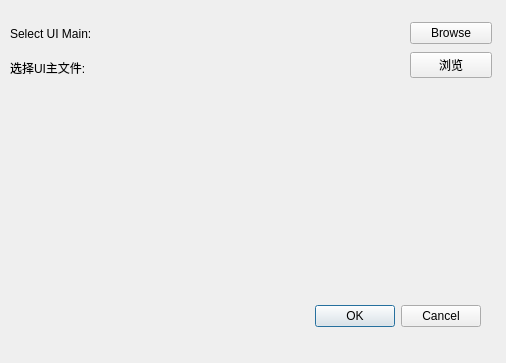
<?xml version="1.0" encoding="UTF-8"?>
<ui version="4.0">
 <class>ICUISelector</class>
 <widget class="QDialog" name="ICUISelector">
  <property name="geometry">
   <rect>
    <x>0</x>
    <y>0</y>
    <width>506</width>
    <height>363</height>
   </rect>
  </property>
  <property name="windowTitle">
   <string>Dialog</string>
  </property>
  <widget class="QDialogButtonBox" name="buttonBox">
   <property name="geometry">
    <rect>
     <x>140</x>
     <y>300</y>
     <width>341</width>
     <height>32</height>
    </rect>
   </property>
   <property name="orientation">
    <enum>Qt::Horizontal</enum>
   </property>
   <property name="standardButtons">
    <set>QDialogButtonBox::Cancel|QDialogButtonBox::Ok</set>
   </property>
  </widget>
  <widget class="QWidget" name="">
   <property name="geometry">
    <rect>
     <x>10</x>
     <y>20</y>
     <width>92</width>
     <height>61</height>
    </rect>
   </property>
   <layout class="QVBoxLayout" name="verticalLayout">
    <item>
     <widget class="QLabel" name="label">
      <property name="text">
       <string>Select UI Main:</string>
      </property>
     </widget>
    </item>
    <item>
     <widget class="QLabel" name="label_2">
      <property name="text">
       <string>选择UI主文件:</string>
      </property>
     </widget>
    </item>
   </layout>
  </widget>
  <widget class="QWidget" name="">
   <property name="geometry">
    <rect>
     <x>410</x>
     <y>20</y>
     <width>82</width>
     <height>61</height>
    </rect>
   </property>
   <layout class="QVBoxLayout" name="verticalLayout_2">
    <item>
     <widget class="QPushButton" name="browseENBtn">
      <property name="text">
       <string>Browse</string>
      </property>
     </widget>
    </item>
    <item>
     <widget class="QPushButton" name="browseCHBtn">
      <property name="text">
       <string>浏览</string>
      </property>
     </widget>
    </item>
   </layout>
  </widget>
 </widget>
 <resources/>
 <connections>
  <connection>
   <sender>buttonBox</sender>
   <signal>accepted()</signal>
   <receiver>ICUISelector</receiver>
   <slot>accept()</slot>
   <hints>
    <hint type="sourcelabel">
     <x>248</x>
     <y>254</y>
    </hint>
    <hint type="destinationlabel">
     <x>157</x>
     <y>274</y>
    </hint>
   </hints>
  </connection>
  <connection>
   <sender>buttonBox</sender>
   <signal>rejected()</signal>
   <receiver>ICUISelector</receiver>
   <slot>reject()</slot>
   <hints>
    <hint type="sourcelabel">
     <x>316</x>
     <y>260</y>
    </hint>
    <hint type="destinationlabel">
     <x>286</x>
     <y>274</y>
    </hint>
   </hints>
  </connection>
 </connections>
</ui>
